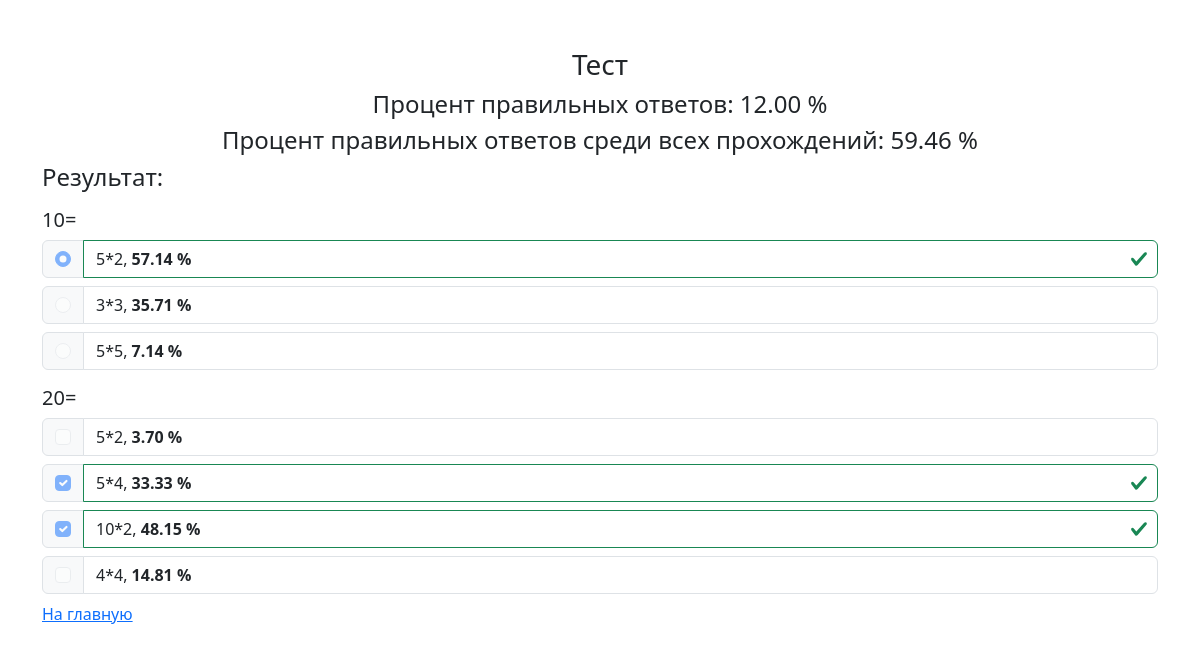
The page /result/d253fc81bafd4a7fa749d91228d99241/ on the database its author committed.
### Web/models.py (models this page shows)
class Test(models.Model):
    user = models.ForeignKey(User, on_delete = models.CASCADE)
    title = models.CharField(max_length = 200)
    description = models.CharField(max_length = 2000)
    is_published = models.BooleanField(default = False)
    created_at = models.DateField()

class UserAnswers(models.Model):
    id = models.CharField(max_length = 32, primary_key = True)
    test = models.ForeignKey(Test, on_delete = models.CASCADE)
    stage = models.IntegerField(default = 0)
    user_id = models.IntegerField(default = -1)
    correct_answer_rate = models.FloatField(default = -1)
    is_finished = models.BooleanField(default = False)

class Question(models.Model):
    test = models.ForeignKey(Test, on_delete = models.CASCADE)
    issue = models.CharField(max_length = 1000)
    choice_type = models.IntegerField(default = 0)

class SingleChoiceAnswers(models.Model):
    single_choice = models.ForeignKey(SingleChoice, on_delete = models.CASCADE)
    text = models.CharField(max_length = 100)

class MultipleChoiceAnswers(models.Model):
    multiple_choice = models.ForeignKey(MultipleChoice, on_delete = models.CASCADE)
    text = models.CharField(max_length = 100)
    is_correct = models.BooleanField(default = False)

### Web/views.py (the view)
# urls.py: path("result/<unique_id>/", web.result),
@cache_page(30 * 60)
def result(request, unique_id):
    try:
        user_answer = UserAnswers.objects.get(id = unique_id, is_finished = True)
        test = Test.objects.get(id = user_answer.test_id)
        questions = list()
        correct = 0
        results = QuestionResult.objects.filter(user_answers_id = unique_id)
        total_user_answers = UserAnswers.objects.filter(test_id = test.id, is_finished = True)
        total_single_chose = total_user_answers.count()
        current_question = 0
        for result in results:
            question = Question.objects.get(id = result.question_id)
            answers = list()
            if question.choice_type == 0:
                if result.singlechoiceresult.chose == question.singlechoice.correct_answer:
                    correct += 1
                for answer in question.singlechoice.singlechoiceanswers_set.all():
                    average = 0
                    for all in total_user_answers:
                        if all.questionresult_set.all()[current_question].singlechoiceresult.chose == answer.id:
                            average += 1
                    answers.append((answer.text,
                                    result.singlechoiceresult.chose == answer.id,
                                    question.singlechoice.correct_answer == answer.id,
                                    average * 100 / total_single_chose))
            else:
                question_answers = question.multiplechoice.multiplechoiceanswers_set.all()
                inc = 1 / question_answers.filter(is_correct = True).count()
                current = 0
                total_multiple_chose = 0
                for all in total_user_answers:
                    total_multiple_chose += all.questionresult_set.all()[current_question].multiplechoiceresult.multiplechoiceanswersresult_set.count()
                for answer in question_answers:
                    average = 0
                    for all in total_user_answers:
                        for mul_ans in all.questionresult_set.all()[current_question].multiplechoiceresult.multiplechoiceanswersresult_set.all():
                            if mul_ans.chose == answer.id:
                                average += 1
                    chose_answers = result.multiplechoiceresult.multiplechoiceanswersresult_set.filter(chose = answer.id).count()
                    if chose_answers > 0 and answer.is_correct:
                        current += inc
                    elif chose_answers > 0:
                        current -= inc
                    answers.append((answer.text,
                                    chose_answers > 0,
                                    answer.is_correct,
                                    average * 100 / total_multiple_chose))
                current = 0 if current < 0 else current
                correct += current
            questions.append((question.issue, answers, question.choice_type))
            current_question += 1
        if user_answer.correct_answer_rate == -1.0:
            user_answer.correct_answer_rate = correct / len(questions) * 100
            user_answer.save()
        user_answers = UserAnswers.objects.filter(test_id = test.id, is_finished = True).exclude(id = user_answer.id)
        correct_rate_all = 0
        for answer in user_answers:
            correct_rate_all += answer.correct_answer_rate
        correct_rate_all /= user_answers.count()
        data = { "title": test.title,
                 "user_answers": user_answer,
                 "questions": questions,
                 "correct_rate_all": correct_rate_all,
                 "correct": user_answer.correct_answer_rate }
        return render(request, "result.html", context = data)
    except UserAnswers.DoesNotExist:
        return HttpResponseNotFound("<h2>Результат не найден</h2>")

### Web/templates/result.html (shortened to what this page needs)
{% extends "base.html" %}
{% block content %}
    <h3 class="text-center">{{ title }}</h3>
    <h4 class="text-center">Процент правильных ответов: {{ correct|floatformat:2 }} %</h1>
    <h4 class="text-center">Процент правильных ответов среди всех прохождений: {{ correct_rate_all|floatformat:2 }} %</h1>
    <h4>Результат:</h4>
    {% for issue, answers, choice_type in questions %}
    <div class="mt-3">
        <h5>{{ issue }}</h5>
        {% if choice_type == 0 %}
            {% for answer, chose, is_correct, average in answers %}
            <div class="input-group mb-2">
                <div class="input-group-text">
                    <input class="form-check-input mt-0" type="radio" disabled
                    {% if chose %}
                    checked
                    {% endif %}
                    />
                </div>
                <label class="
                form-control
                {% if is_correct %}
                is-valid
                {% elif chose %}
                is-invalid
                {% endif %}">{{ answer }}, <b>{{ average|floatformat:2 }} %</b></label>
            </div>
            {% endfor %}
        {% else %}
            {% for answer, chose, is_correct, average in answers %}
            <div class="input-group mb-2">
                <div class="input-group-text">
                    <input class="form-check-input mt-0" type="checkbox" disabled
                    {% if chose %}
                    checked
                    {% endif %}
                    />
                </div>
                <label class="
                form-control
                {% if is_correct %}
                is-valid
                {% elif chose %}
                is-invalid
                {% endif %}">{{ answer }}, <b>{{ average|floatformat:2 }} %</b></label>
            </div>
            {% endfor %}
        {% endif %}
    </div>
    {% endfor %}
    <a href="/">На главную</a>
{% endblock content %}

### rows shown on the page
Test: title "Тест"
UserAnswers: correct_answer_rate "12.00"
Question: questions "10="
SingleChoiceAnswers: answers "5*2"
SingleChoiceAnswers: answers "3*3"
SingleChoiceAnswers: answers "5*5"
Question: questions "20="
MultipleChoiceAnswers: answers "5*2"
MultipleChoiceAnswers: answers "5*4"
MultipleChoiceAnswers: answers "10*2"
MultipleChoiceAnswers: answers "4*4"

### other values the page prints
{{ correct_rate_all|floatformat:2 }} "59.46"
{{ average|floatformat:2 }} "57.14" "35.71" "7.14"
{{ average|floatformat:2 }} "3.70" "33.33" "48.15" "14.81"
